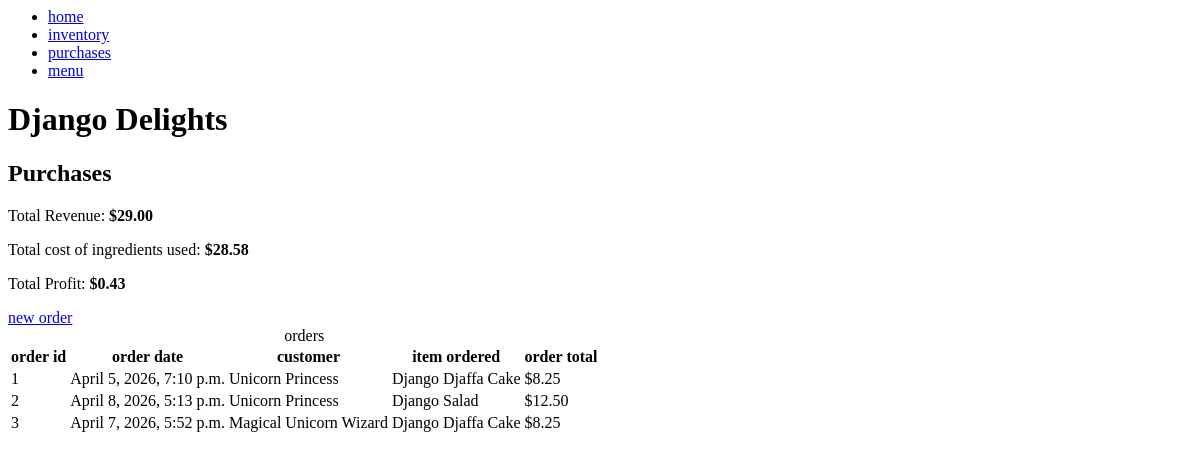
Before: /purchases/ with the older database file.
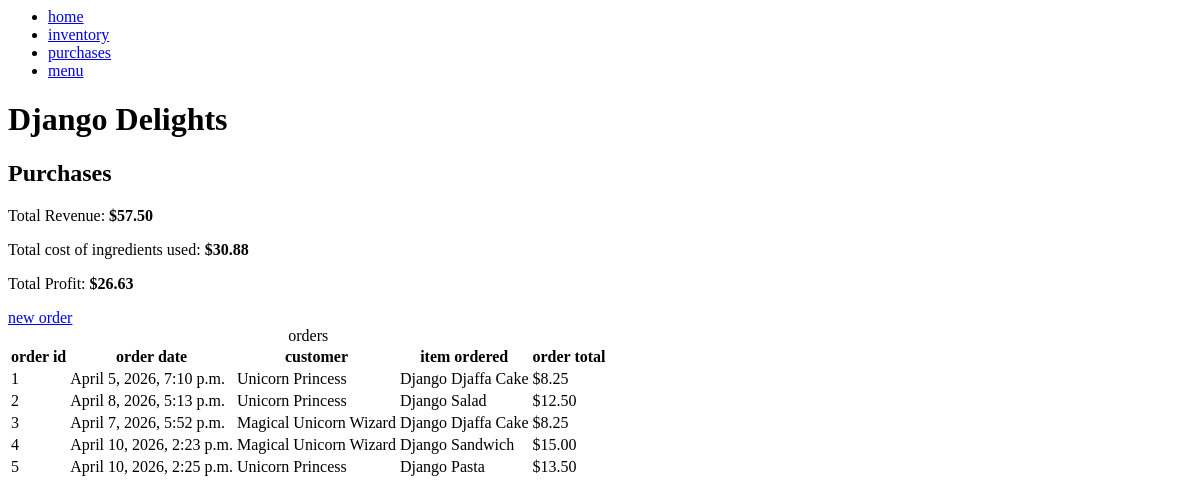
After: the same page with the newer database file.
### inventory/models.py (models this page shows)
class Order(models.Model):
    order_timestamp = models.DateTimeField(auto_now=True)
    customer_name = models.ForeignKey(Customer, on_delete=models.CASCADE)
    order_total = models.FloatField(validators=[MinValueValidator(0)])
    menu_item_name = models.ForeignKey(MenuItem, on_delete=models.CASCADE)

class Customer(models.Model):
    customer_name = models.CharField(max_length=200)
    customer_email = models.EmailField()
    def __str__(self):
        return self.customer_name

class MenuItem(models.Model):
    menu_item_name = models.CharField(max_length=200)
    menu_item_price = models.FloatField(validators=[MinValueValidator(0)])
    def __str__(self):
        return self.menu_item_name

### inventory/views.py (the view)
# urls.py: path('purchases/', views.Purchases.as_view(), name='purchases'),
class Purchases(ListView):
    model = Order
    context_object_name = 'purchases'
    template_name = 'inventory/purchases.html'
    def get_context_data(self, **kwargs):
        context = super().get_context_data(**kwargs)
        order_totals = self.get_queryset()
        sum_totals = sum([item.order_total for item in order_totals])
        context['total_orders_sum'] = sum_totals
        orders = self.get_queryset()
        ordered_items = [item.menu_item_name for item in orders]
        recipe_requirements = RecipeRequirement.objects.all()
        list_of_ingr_for_calc = []
        cost = 0
        for item in ordered_items:
            for ingr in recipe_requirements:
                if ingr.menu_item_name == item:
                    list_of_ingr_for_calc.append(
                        (ingr.ingredient_name, ingr.recipe_qty))
        for ingr in list_of_ingr_for_calc:
            ingr_name = ingr[0]
            ingr_qty_used = ingr[1]
            currIngr = Ingredient.objects.filter(ingredient_name=ingr_name)[0]
            cost += currIngr.ingredient_unit_price * ingr_qty_used
        context['ingr_used_cost'] = cost
        context['profit'] = sum_totals - cost
        return context

### inventory/models.py (called while the page is built)
    def __str__(self):
        return self.ingredient_name

### inventory/templates/inventory/purchases.html
{% extends 'inventory/base.html' %} {% block content %}
<h2>Purchases</h2>
<p>Total Revenue: <strong>${{ total_orders_sum|floatformat:2 }}</strong></p>
<p>
  Total cost of ingredients used:
  <strong>${{ ingr_used_cost|floatformat:2 }}</strong>
</p>
<p>Total Profit: <strong>${{ profit|floatformat:2 }}</strong></p>
<a href="{% url 'new_order' %}">new order</a>
<table>
  <caption>
    orders
  </caption>
  <thead>
    <tr>
      <th>order id</th>
      <th>order date</th>
      <th>customer</th>
      <th>item ordered</th>
      <th>order total</th>
    </tr>
  </thead>
  <tbody>
    {% for order in purchases %}
    <tr>
      <td>{{ order.id}}</td>
      <td>{{ order.order_timestamp}}</td>
      <td>{{ order.customer_name}}</td>
      <td>{{ order.menu_item_name}}</td>
      <td>${{ order.order_total|floatformat:2 }}</td>
    </tr>
    {% endfor %}
  </tbody>
</table>
{% endblock %}

### inventory/templates/inventory/base.html
<nav>
  <ul>
    <li>
      <a href="{% url 'home' %}">home</a>
    </li>
    <li>
      <a href="{% url 'inventory' %}">inventory</a>
    </li>
    <li>
      <a href="{% url 'purchases' %}">purchases</a>
    </li>
    <li>
      <a href="{% url 'menu' %}">menu</a>
    </li>
  </ul>
</nav>
<h1>Django Delights</h1>
{% block content %} {% endblock %}

Changed rows visible on the page:
added Order: id "4", order_timestamp "April 10, 2026, 2:23 p.m.", customer_name "Magical Unicorn Wizard", menu_item_name "Django Sandwich", order_total "15.00"
added Order: id "5", order_timestamp "April 10, 2026, 2:25 p.m.", customer_name "Unicorn Princess", menu_item_name "Django Pasta", order_total "13.50"
Other visible differences:
{{ total_orders_sum|floatformat:2 }}: "29.00" → "57.50"
{{ ingr_used_cost|floatformat:2 }}: "28.58" → "30.88"
{{ profit|floatformat:2 }}: "0.43" → "26.63"
